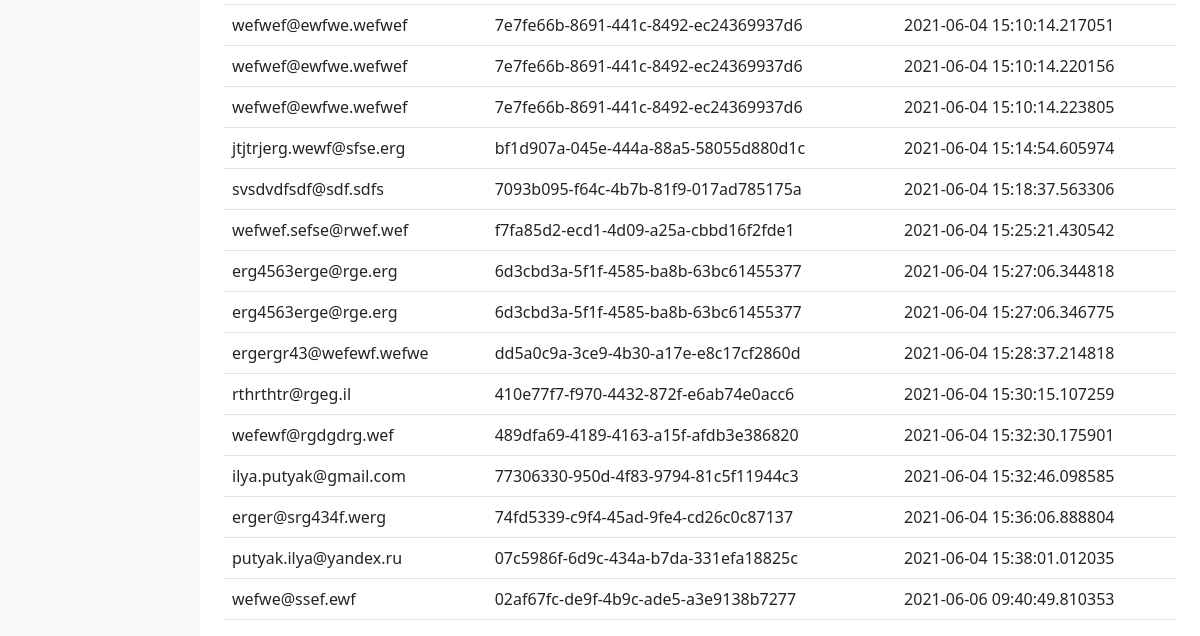
The app's page /admin/orders (signed in, lower part), older data.
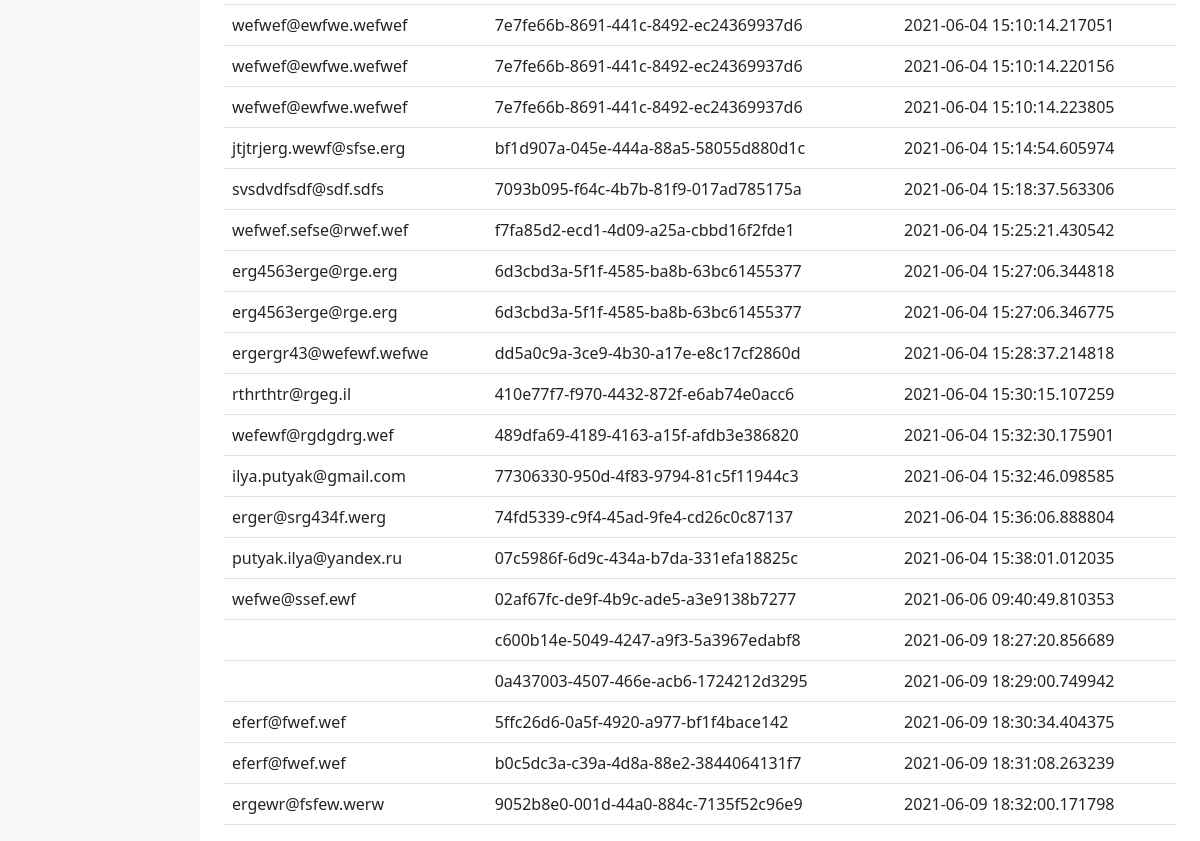
The same page, newer data.
### app.py (models this page shows)
class Purchase(db.Model):
    __tablename__ = 'purchases'
    id = db.Column(db.Integer, primary_key=True)
    customer_email = db.Column(db.String, nullable=False)
    purchase_id = db.Column(db.String, nullable=True)
    product_id = db.Column(db.String, nullable=True)
    product_name = db.Column(db.String, nullable=True)
    product_description = db.Column(db.String, nullable=True)
    price = db.Column(db.Integer, nullable=True)
    count = db.Column(db.Integer, nullable=True)
    cdate = db.Column(db.DateTime, default=datetime.datetime.utcnow)

### app.py (the view)
@app.route('/admin/orders')
def admin_orders():
    try:
        session['auth_admin']
        query_orders = Purchase.query.all()
        orders = []
        for i in query_orders:
            orders.append(dict(id=i.id, customer_email=i.customer_email, purchase_id=i.purchase_id, product_id=i.product_id, product_name=i.product_name,
                               product_description=i.product_description, price=i.price, count=i.count, cdate=i.cdate))
        sample_query = db.session.query(Purchase.purchase_id).distinct().all()
        unique_purchase_id = [i[0] for i in sample_query]
        order_data = []
        for j in orders:
            for f in unique_purchase_id:
                if f == j['purchase_id']:
                    order_data.append(dict(purchase_id=j['purchase_id'], customer_email=j['customer_email'], cdate=j['cdate']))
                else:
                    pass
        return render_template('admin_orders.html', orders=order_data)
    except:
        return render_template('admin_dashboard.html', memo='memo')

### templates/admin_orders.html (shortened to what this page needs)
<!doctype html>
<html lang="en">
<head>
    <link href="https://getbootstrap.com/docs/5.0/dist/css/bootstrap.min.css" rel="stylesheet"
>
    <link href="https://getbootstrap.com/docs/5.0/examples/dashboard/dashboard.css" rel="stylesheet">
</head>
<body>
<div class="container-fluid">
    <div class="row">
        <nav id="sidebarMenu" class="col-md-3 col-lg-2 d-md-block bg-light sidebar collapse">
        </nav>
        <main class="col-md-9 ms-sm-auto col-lg-10 px-md-4">
            <div class="table-responsive">
                <table class="table table-hover">
                    <tbody>
                    {% for i in orders %}
                    <tr data-toggle="modal" data-target="#{{ i.purchase_id }}">
                        <td>{{ i.customer_email }}</td>
                        <td>{{ i.purchase_id }}</td>
                        <td>{{ i.cdate }}</td>
                    </tr>
                    {% endfor %}
                    </tbody>
                </table>
            </div>
        </main>
    </div>
</div>
</body>
</html>

Row changes from the older to the newer data that the page shows:
added Purchase: purchase_id "c600b14e-5049-4247-a9f3-5a3967edabf8", cdate "2021-06-09 18:27:20.856689"
added Purchase: purchase_id "0a437003-4507-466e-acb6-1724212d3295", cdate "2021-06-09 18:29:00.749942"
added Purchase: customer_email "eferf@fwef.wef", purchase_id "5ffc26d6-0a5f-4920-a977-bf1f4bace142", cdate "2021-06-09 18:30:34.404375"
added Purchase: customer_email "eferf@fwef.wef", purchase_id "b0c5dc3a-c39a-4d8a-88e2-3844064131f7", cdate "2021-06-09 18:31:08.263239"
added Purchase: customer_email "ergewr@fsfew.werw", purchase_id "9052b8e0-001d-44a0-884c-7135f52c96e9", cdate "2021-06-09 18:32:00.171798"
